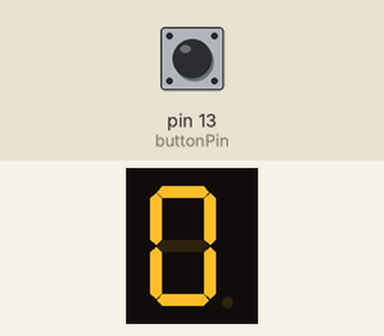
The sketch below on a simulated Arduino Uno, built with avr-gcc and run on an emulated ATmega328P. Parts: 1-digit seven-segment display. Wiring (inferred from the names in the program): 1-digit 7-segment display, segments lit when HIGH: segments pin 2, pin 3, pin 4, pin 5, pin 6, pin 7, pin 8. The inputs (shaded band) are chosen by the test bench; at power-on: pin 13 (buttonPin) LOW. The segment pins are drawn as the display they are named for.

Above: at 1.2 s.
1.3 s: pin 13 (buttonPin) pulled HIGH for 0.15 s
At 2.1 s:
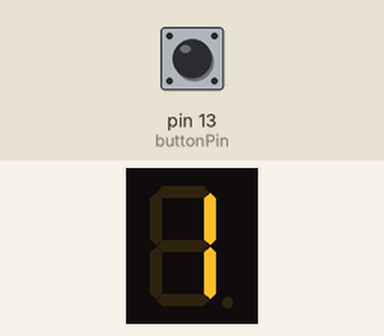
3.0 s: pin 13 (buttonPin) pulled HIGH for 1 s
At 4.6 s:
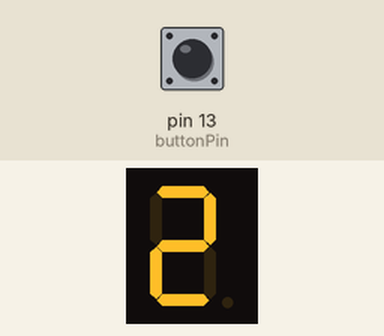
5.5 s: pin 13 (buttonPin) pulled HIGH for 0.15 s
At 6.5 s:
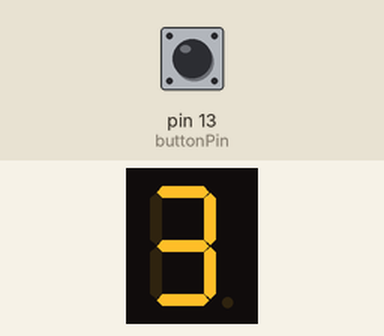
7.2 s: pin 13 (buttonPin) pulled HIGH for 1 s
At 7.8 s:
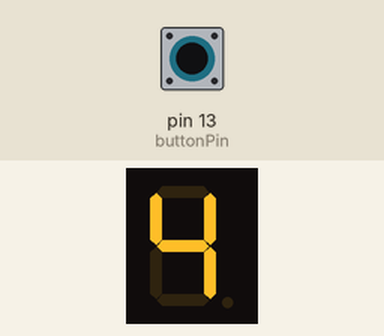
Timing chart, 0 to 10.2 s (numbered marks = the images above; inputs shaded):
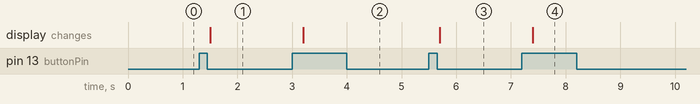

The sketch:

counter.ino
```cpp
const int buttonPin = 13; // the number of the pushbutton pin
const int segmentPins[] = {2, 3, 4, 5, 6, 7, 8}; // the number of the 7-segment display

const byte digits[10][7] = {
    {1, 1, 1, 1, 1, 1, 0}, // 0
    {0, 1, 1, 0, 0, 0, 0}, // 1
    {1, 1, 0, 1, 1, 0, 1}, // 2
    {1, 1, 1, 1, 0, 0, 1}, // 3
    {0, 1, 1, 0, 0, 1, 1}, // 4
    {1, 0, 1, 1, 0, 1, 1}, // 5
    {1, 0, 1, 1, 1, 1, 1}, // 6
    {1, 1, 1, 0, 0, 0, 0}, // 7
    {1, 1, 1, 1, 1, 1, 1}, // 8
    {1, 1, 1, 0, 0, 1, 1}  // 9
};

int count = 0; // variable to store the count
int buttonState = 0; // variable for reading the pushbutton status

void setup() {
    for (int i = 0; i < 7; i++) {
        pinMode(segmentPins[i], OUTPUT); // initialize the segment pins as outputs
    }
    pinMode(buttonPin, INPUT);
    Serial.begin(9600);
    displayDigit(count);
}

void loop() {
    buttonState = digitalRead(buttonPin); // read the state of the pushbutton value
    if (buttonState == HIGH) {
        delay(200); // debounce delay
        count++;
        if (count > 9) count = 0; // reset count after 9
        displayDigit(count);
        while (digitalRead(buttonPin) == HIGH); // wait for button release
    }
}

void displayDigit(int digit) {
    for (int i = 0; i < 7; i++) {
        digitalWrite(segmentPins[i], digits[digit][i]); // write the digit to the display
    }
}
```

Measured:
- after the input at 1.3 s, the display: changes after 0.20 s (image 1)
- after the input at 3.0 s, the display: changes after 0.20 s (image 2)
- after the input at 5.5 s, the display: changes after 0.20 s (image 3)
- after the input at 7.2 s, the display: changes after 0.20 s (image 4)
